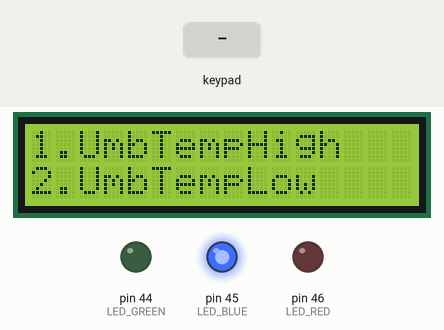
Bench run of a sketch on a simulated Arduino Mega 2560, built with avr-gcc and run on an emulated ATmega2560. On the bench: 16×2 character LCD, output pins drawn as LEDs (lit = HIGH). Inputs (shaded band) come from the test bench. EEPROM starts erased.

Above: at 1.3 s.
1.4 s: key '#' pressed
2.9 s: keypad keys 5 4 3 2 * pressed 0.4 s apart
At 5.7 s:
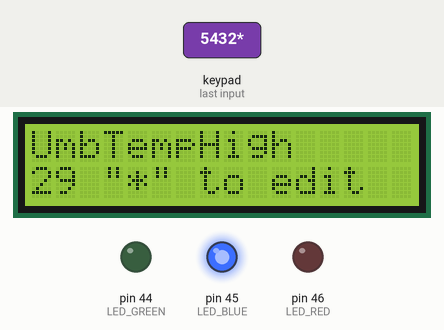
6.4 s: key '*' pressed
At 7.1 s:
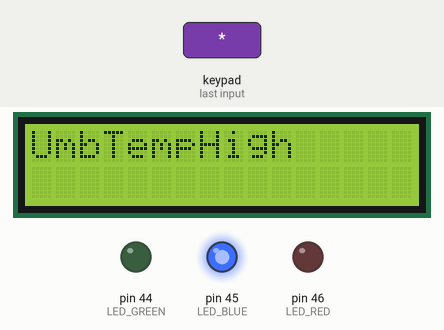
9.4 s: keypad keys 5 4 3 2 pressed 0.4 s apart
At 11.2 s:
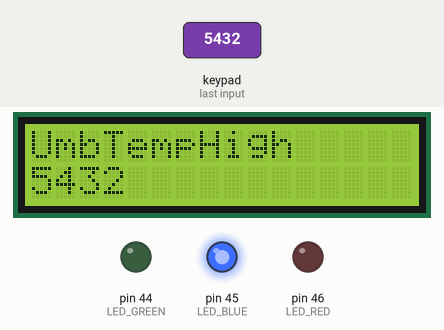
Timing chart, 0 to 12.7 s (numbered marks = the images above; inputs shaded):
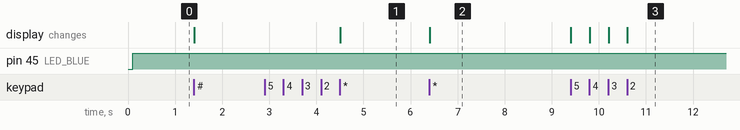

Measured:
- after the input at 2.9 s, the display: changes after 1.6 s (image 1)
- after the input at 6.4 s, the display: changes at once (image 2)

The sketch:

teclado_lcd_menu.ino
```cpp
#include <LiquidCrystal.h>
#include <LiquidMenu.h>
#include <Keypad.h>
#include <EasyBuzzer.h>
#include <EEPROM.h>
#define DEFAULT_TEMPHIGH 29
#define DEFAULT_TEMPLOW 26
#define DEFAULT_LUZHIGH 800
#define DEFAULT_LUZLOW 300
#define PULSADOR 2        // pulsador en pin 2
#define BUZZER_PASIVO 12  // buzzer pasivo en pin 12

#define LED_RED 46
#define LED_GREEN 44
#define LED_BLUE 45

#define TEST_TEMP 15
#define MAX_TEMP 125
#define MAX_LIGTH 1023

#define PIN_RS 7
#define PIN_EN 8
#define PIN_D4 22
#define PIN_D5 24
#define PIN_D6 26
#define PIN_D7 28
// Pin mapping for the display
// const int rs = 7, en = 8, d4 = 22, d5 = 24, d6 = 26, d7 = 28;
typedef struct Umbrales {
  int checkKey;
  int umbrTempHigh;
  int umbrTempLow;
  int umbrLuzHigh;
  int umbrLuzLow;
} Umbrales;

Umbrales umbralConfig;
Umbrales umbralBaseConfig = Umbrales{ 192837465, DEFAULT_TEMPHIGH, DEFAULT_TEMPLOW, DEFAULT_LUZHIGH, DEFAULT_LUZLOW };

//int umbrTempHigh = DEFAULT_TEMPHIGH, umbrTempLow = DEFAULT_TEMPLOW, umbrLuzHigh = DEFAULT_LUZHIGH, umbrLuzLow = DEFAULT_LUZLOW;
int eepromBaseAddres = 0;
// Prototipos funciones

int readNumber();
void editar_valor(String titulo, int *varimp, bool (*isInRangeFunction)(int, int *));
void color(unsigned char red, unsigned char green, unsigned char blue);
bool isInTempRange(int number, int *varimp);
bool isInLightRange(int number, int *varimp);
void umbTempHighFunc();
void umbTempLowFunc();
void umbLuzHighFunc();
void umbLuzLowFunc();
// LCD R/W pin to ground
// 10K potentiometer wiper to VO
LiquidCrystal lcd(PIN_RS, PIN_EN, PIN_D4, PIN_D5, PIN_D6, PIN_D7);
#pragma region Screens
char *messages[5] = { "1.UmbTempHigh", "2.UmbTempLow", "3.UmbLuzHigh", "4.UmbLuzLow", "5.Reset" };
//char messages[5][16] = { {"1.UmbTempHigh"}, {"2.UmbTempLow"}, {"3.UmbLuzHigh"}, {"4.UmbLuzLow"}, {"5.Reset"} };

LiquidScreen *lastScreen = nullptr;

LiquidLine screen_1_line_1(0, 0, messages[0]);
LiquidLine screen_1_line_2(0, 1, messages[1]);
LiquidScreen screen_1(screen_1_line_1, screen_1_line_2);

LiquidLine screen_2_line_1(0, 0, messages[1]);
LiquidLine screen_2_line_2(0, 1, messages[2]);
LiquidScreen screen_2(screen_2_line_1, screen_2_line_2);

LiquidLine screen_3_line_1(0, 0, messages[2]);
LiquidLine screen_3_line_2(0, 1, messages[3]);
LiquidScreen screen_3(screen_3_line_1, screen_3_line_2);

LiquidLine screen_4_line_1(0, 0, messages[3]);
LiquidLine screen_4_line_2(0, 1, messages[4]);
LiquidScreen screen_4(screen_4_line_1, screen_4_line_2);

LiquidLine screen_5_line_1(0, 0, "");
LiquidLine screen_5_line_2(0, 1, "");
LiquidScreen screen_5(screen_5_line_1, screen_5_line_2);

LiquidMenu menu(lcd, screen_1, screen_2, screen_3, screen_4);

#pragma endregion
#pragma region teclado
const byte ROWS = 4;  // rows
const byte COLS = 4;  // columns
// define the symbols on the buttons of the keypads
char keys[ROWS][COLS] = {
  { '1', '2', '3', 'A' },
  { '4', '5', '6', 'B' },
  { '7', '8', '9', 'C' },
  { '*', '0', '#', 'D' }
};
byte rowPins[ROWS] = { 5, 4, 3, 2 };     // connect to the row pinouts of the keypad
byte colPins[COLS] = { 11, 10, 9, 13 };  // connect to the column pinouts of the keypad

// initialize an instance of class NewKeypad
Keypad keypad = Keypad(makeKeymap(keys), rowPins, colPins, ROWS, COLS);
#pragma endregion
int readNumber() {
  lcd.setCursor(0, 1);

  lcd.print("                ");
  lcd.setCursor(0, 1);

  String strNumber = "";
  char readedChar;
  int checkPointTime = millis();
  int elapsedTime = millis() - checkPointTime;
  while (elapsedTime <= 5000) {
    char key = keypad.getKey();
    if (key) {
      checkPointTime = millis();

      if (key == '*') {
        break;  // clear input
      } else if (isAlpha(key)) {
        continue;
      } else if (isDigit(key)) {  // only act on numeric keys
        strNumber += key;         // append new character to input string
        lcd.print(key);
      }
    }
    elapsedTime = millis() - checkPointTime;
  }
  if (elapsedTime >= 5000) {
    return 19283747;
  }
  return strNumber.toInt();
}
void color(unsigned char red, unsigned char green, unsigned char blue)  // the color generating function
{
  analogWrite(LED_RED, red);
  analogWrite(LED_BLUE, blue);
  analogWrite(LED_GREEN, green);
}

bool isInTempRange(int number, int *varimp) {
  return ((varimp == &umbralConfig.umbrTempLow && number < umbralConfig.umbrTempHigh || varimp == &umbralConfig.umbrTempHigh && number > umbralConfig.umbrTempLow) && number <= MAX_TEMP);
}

bool isInLightRange(int number, int *varimp) {
  return ((varimp == &umbralConfig.umbrLuzLow && number < umbralConfig.umbrLuzHigh || varimp == &umbralConfig.umbrLuzHigh && number > umbralConfig.umbrLuzLow) && number <= MAX_LIGTH);
}


void editar_valor(String titulo, int *varimp, bool (*isInRangeFunction)(int, int *)) {
  menu.change_screen(&screen_5);
  lcd.setCursor(0, 0);
  lcd.print("                ");
  lcd.setCursor(0, 0);
  lcd.print(titulo);
  lcd.setCursor(0, 1);
  lcd.print(*varimp);
  lcd.print(" \"*\" to edit");
  char pressedKey;
  int checkPointTime = millis();
  int elapsedTime = millis() - checkPointTime;
  while ((pressedKey = keypad.getKey()) != '*' && pressedKey == NO_KEY && pressedKey != '#' && (elapsedTime = millis() - checkPointTime) <= 5000 || isAlphaNumeric(pressedKey)) {
  }
  if (pressedKey == '#' || elapsedTime > 5000) {
    menu.change_screen(lastScreen);
    return;
  }
  int number = readNumber();
  if (number != 19283747 && isInRangeFunction(number, varimp)) {
    *varimp = number;
    EEPROM.put(eepromBaseAddres, umbralConfig);
    menu.change_screen(lastScreen);
    return;
  }

  lcd.setCursor(0, 1);
  lcd.print("                ");
  lcd.setCursor(0, 1);
  checkPointTime = millis();
  elapsedTime = millis() - checkPointTime;
  lcd.print("Error press \"*\"");
  while ((pressedKey = keypad.getKey()) != '*' && pressedKey == NO_KEY && (elapsedTime = millis() - checkPointTime) <= 5000 || pressedKey == '#' || isAlphaNumeric(pressedKey)) {
  }

  menu.change_screen(lastScreen);
}
void umbTempHighFunc() {
  editar_valor("UmbTempHigh", &umbralConfig.umbrTempHigh, isInTempRange);
};

void umbTempLowFunc() {
  editar_valor("UmbTempLow", &umbralConfig.umbrTempLow, isInTempRange);
};

void umbLuzHighFunc() {
  editar_valor("UmbLuzHigh", &umbralConfig.umbrLuzHigh, isInLightRange);
};
void umbLuzLowFunc() {
  editar_valor("UmbLuzLow", &umbralConfig.umbrLuzLow, isInLightRange);
};
void setup() {
  EEPROM.get(eepromBaseAddres, umbralConfig);
  if (umbralConfig.checkKey != umbralBaseConfig.checkKey) {
    umbralConfig = umbralBaseConfig;
    EEPROM.put(eepromBaseAddres, umbralConfig);
  }
  Serial.begin(9600);
  lcd.begin(16, 2);
  menu.add_screen(screen_5);
  pinMode(PULSADOR, INPUT_PULLUP);  // pin 2 como entrada con resistencia de pull-up
  pinMode(BUZZER_PASIVO, OUTPUT);
  pinMode(LED_GREEN, OUTPUT);
  pinMode(LED_BLUE, OUTPUT);
  pinMode(LED_RED, OUTPUT);
  EasyBuzzer.setPin(BUZZER_PASIVO);

  // screen_2_line_1.attach_function(1,)
  screen_1_line_1.attach_function(1, umbTempHighFunc);
  screen_1_line_2.attach_function(1, umbTempLowFunc);

  screen_2_line_1.attach_function(1, umbTempLowFunc);
  screen_2_line_2.attach_function(1, umbLuzHighFunc);

  screen_3_line_1.attach_function(1, umbLuzHighFunc);
  screen_3_line_2.attach_function(1, umbLuzLowFunc);

  screen_4_line_1.attach_function(1, umbLuzLowFunc);
  screen_4_line_2.attach_function(1, []() {
    menu.change_screen(&screen_5);

    lcd.setCursor(0, 0);
    lcd.print("                ");

    lcd.setCursor(0, 0);
    lcd.print("\"*\" to confirm ");
    lcd.setCursor(0, 1);
    lcd.print("\"#\" to cancel  ");
    char pressedKey;
    int checkPointTime = millis();
    int elapsedTime = millis() - checkPointTime;
    while ((pressedKey = keypad.getKey()) != '*' && pressedKey == NO_KEY && pressedKey != '#' && (elapsedTime = millis() - checkPointTime) <= 5000 || isAlphaNumeric(pressedKey)) {
    }
    if (pressedKey == '#' || elapsedTime > 5000) {
      menu.change_screen(lastScreen);
      return;
    }
    umbralConfig.umbrTempHigh = DEFAULT_TEMPHIGH;
    umbralConfig.umbrTempLow = DEFAULT_TEMPLOW;
    menu.change_screen(lastScreen);
  });
  menu.update();
}

void loop() {
  EasyBuzzer.update();

  char key = keypad.getKey();
  if (key == 'A') {

    if (menu.get_currentScreen() != &screen_1) {

      menu.previous_screen();
    }
  } else if (key == 'D') {

    if (menu.get_currentScreen() != &screen_4) {
      menu.next_screen();
    }
  } else if (key == '#') {
    menu.switch_focus();
  } else if (key == '*') {
    lastScreen = menu.get_currentScreen();
    menu.call_function(1);
    // lcd.print(readNumber());
  }
  if (TEST_TEMP > umbralConfig.umbrTempHigh) {
    color(255, 0, 0);
    EasyBuzzer.singleBeep(
      300,  // Frequency in hertz(HZ).
      500   // Duration of the beep in milliseconds(ms).
    );
  } else if (TEST_TEMP < umbralConfig.umbrTempLow) {
    color(0, 0, 255);
    EasyBuzzer.stopBeep();
  } else {
    color(0, 255, 0);
    EasyBuzzer.stopBeep();
  }
}
```
